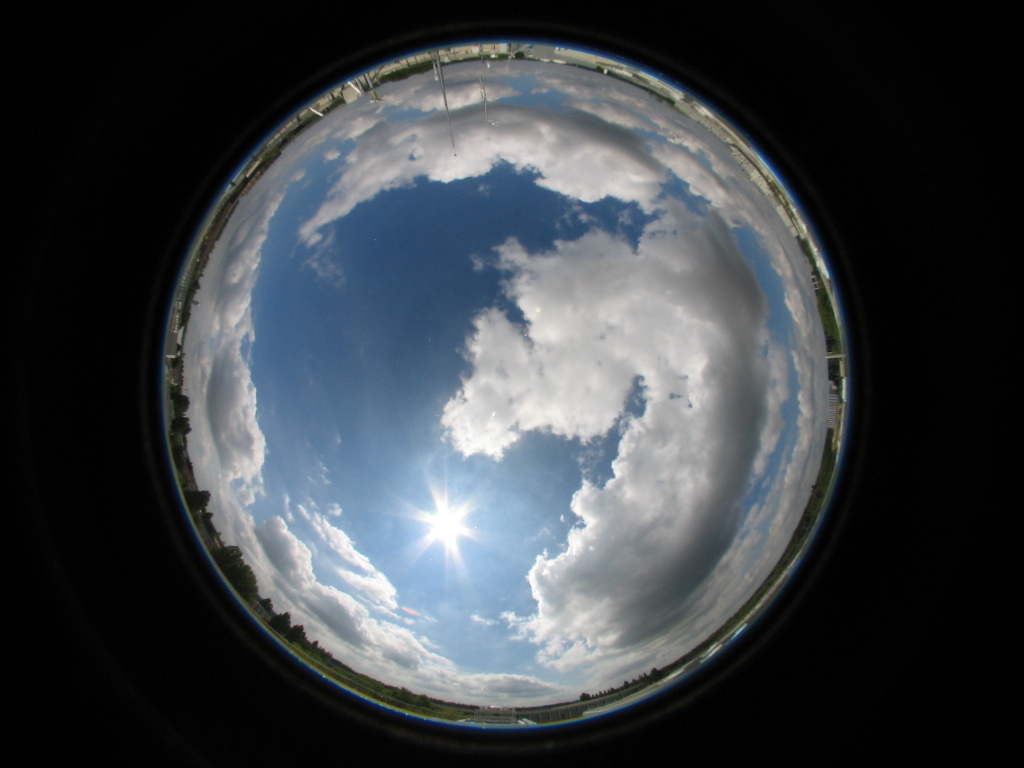
#> input picture 20220826110000_01.jpg, 1024 x 768 px
$ jupyter execute --allow-errors PyCUDA.ipynb   (shell and % lines are left out)
#> lines starting #> are read from the running program, lines starting #| are printed output that depends on the picture; after the words box and inside, x2 and y2 are one past the last pixel; in counts of white or black regions, pixels touching at a corner belong together
<a href="https://colab.research.google.com/github/maxaragon/UBS/blob/main/PyCUDA.ipynb" target="_parent"></a>

[cell 1]
import os
import cv2
import time
import numpy as np
import matplotlib.pyplot as plt

# Introduction

Here I compare the performance of generating a cloud mask for all sky images using a Python-OpenCV CPU implementation vs a Python-OpenCV-PyCuda GPU approach.

[cell 2]
cd drive/MyDrive/SIRTA

## CPU implementation

[cell 3]
def circular_mask(img):
  if len(img.shape) == 3:
    height, width, depth = img.shape
  else:
    height, width = img.shape
  circle_img = np.zeros((height, width), np.uint8)
  mask = cv2.circle(circle_img, (int(width / 2), int(height / 2)), int(width / 2), 1, thickness=-1)
  circular_masked = cv2.bitwise_and(img, img, mask=circle_img)
  return circular_masked

def rgb2gray(rgb):
  (R, G, B) = cv2.split(rgb)
  gray = 0.298*R + 0.587*G + 0.114*B
  gray8 = gray.astype(np.uint8)
  return gray8

def sun_mask(rgb, gray):
  th, W1 = cv2.threshold(gray, 250, 255, cv2.THRESH_BINARY);
  W1 = cv2.erode(W1, None, iterations=6)
  W1 = cv2.dilate(W1, None, iterations=10)
  contours_1, hierarchy = cv2.findContours(W1, mode=cv2.RETR_TREE, method=cv2.CHAIN_APPROX_NONE)
  contours_1 = max(contours_1, key = cv2.contourArea)
  image_copy_1 = np.zeros(W1.shape)
  W1 = cv2.drawContours(image=image_copy_1, contours=contours_1, contourIdx=-1, color=(255, 255, 255), thickness=20, lineType=cv2.LINE_AA)
  (x, y), radius = cv2.minEnclosingCircle(contours_1)
  center = (int(x), int(y))
  radius = int(radius)
  sun_masked = cv2.circle(rgb, center, int(radius*3), (0, 0, 0), -1)
  return sun_masked

# [6 lines left out: function rgb2rbr, not called in this run]

def cloud_mask(rbr_img):
  retval, T1 = cv2.threshold(rbr_img, 0.87, 256, cv2.THRESH_BINARY)
  return T1

def fusion(high,low):
  img_fn = [high, low]
  img_list = [cv2.imread(fn) for fn in img_fn]
  img_list = [i[60:710, 180:830] for i in img_list]
  img_list = [circular_mask(i) for i in img_list]
  img_rgb = [cv2.cvtColor(i, cv2.COLOR_RGB2BGR) for i in img_list]
  merge_mertens = cv2.createMergeMertens()
  res_mertens = merge_mertens.process(img_list)
  res_mertens_8bit = np.clip(res_mertens*255, 0, 255).astype('uint8');
  fusion = cv2.cvtColor(res_mertens_8bit, cv2.COLOR_RGB2BGR)
  return fusion

def cloudfind_cpu(img1,img2):
  rgb = fusion(img1,img2)
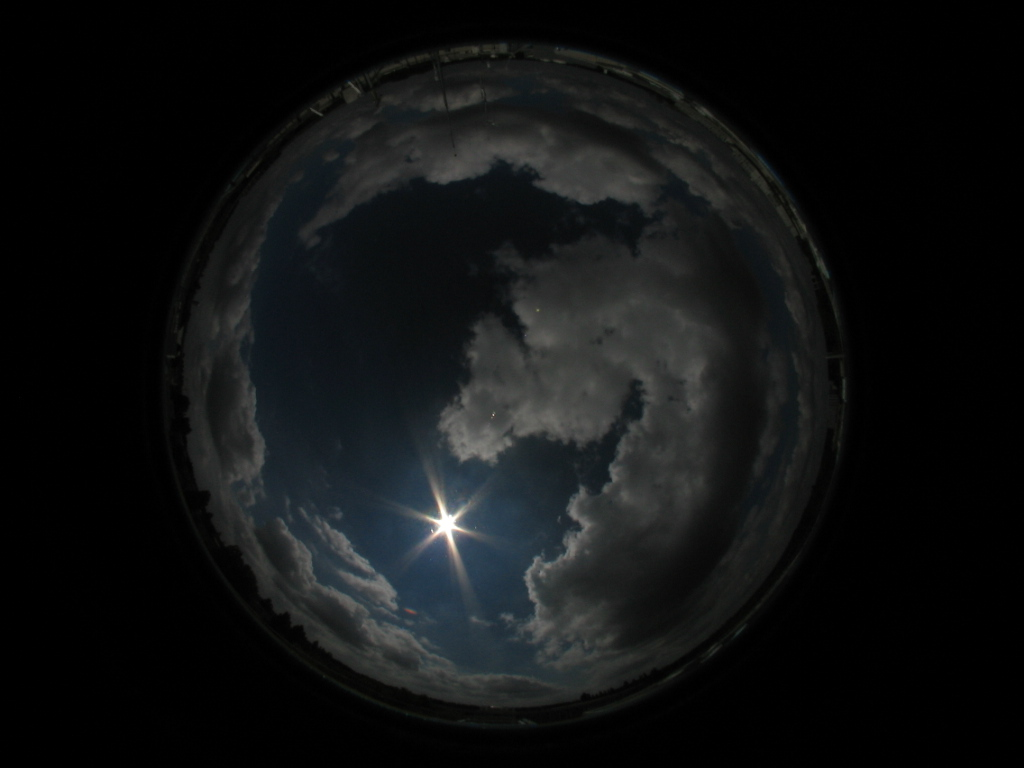
#> input picture 20220826110000_03.jpg, 1024 x 768 px
#> in fusion, `img_list = [cv2.imread(fn) for fn in img_fn]`: img_list = 2 items
#> in circular_mask, `mask = cv2.circle(circle_img, (int(width / 2), int(height / 2)), int(w..`:
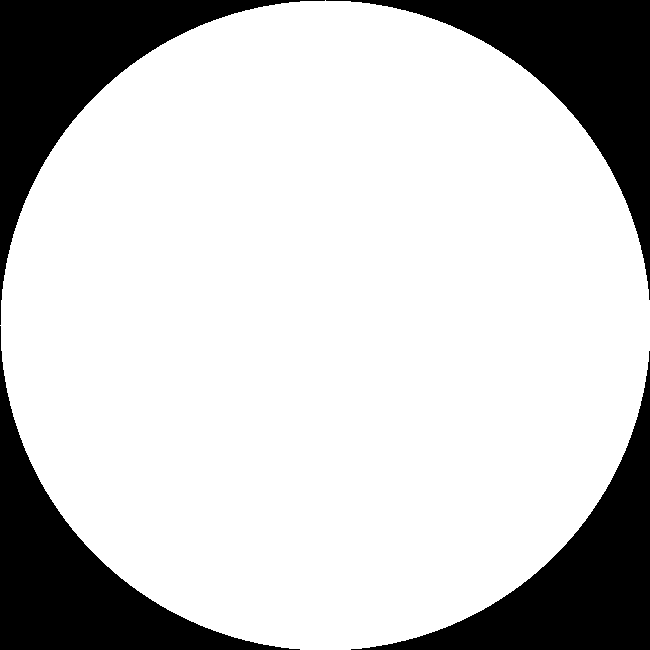
#> circle_img: shape (650, 650); values 0 (black) and 1 (white), 78.5% white; 4 black regions, box (x1, y1, x2, y2) and area: (0, 0, 325, 325) 23000, (326, 0, 650, 300) 22675, (0, 326, 300, 650) 22675, (351, 351, 650, 650) 22351
#> in circular_mask, `circular_masked = cv2.bitwise_and(img, img, mask=circle_img)`:
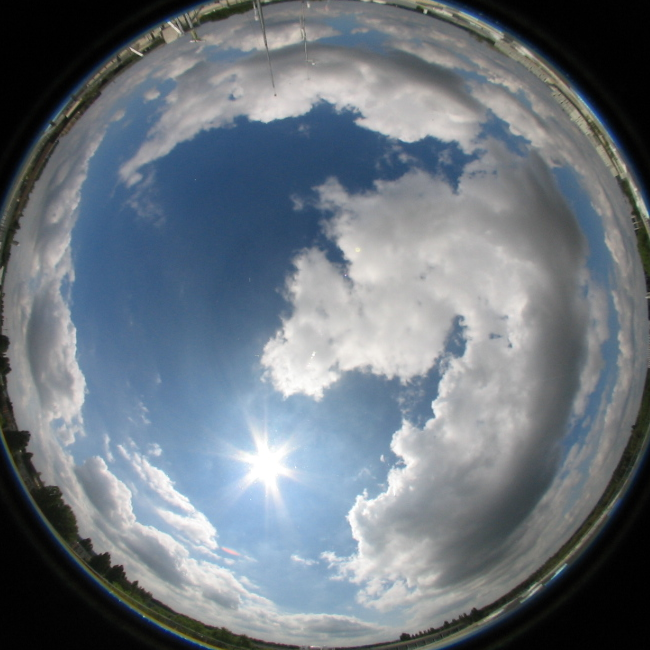
#> img: shape (650, 650, 3); mean of channels 0, 1, 2 126.6, 117.5, 108.1; drawn as B, G, R
#> in circular_mask (call 2), `circular_masked = cv2.bitwise_and(img, img, mask=circle_img)`:
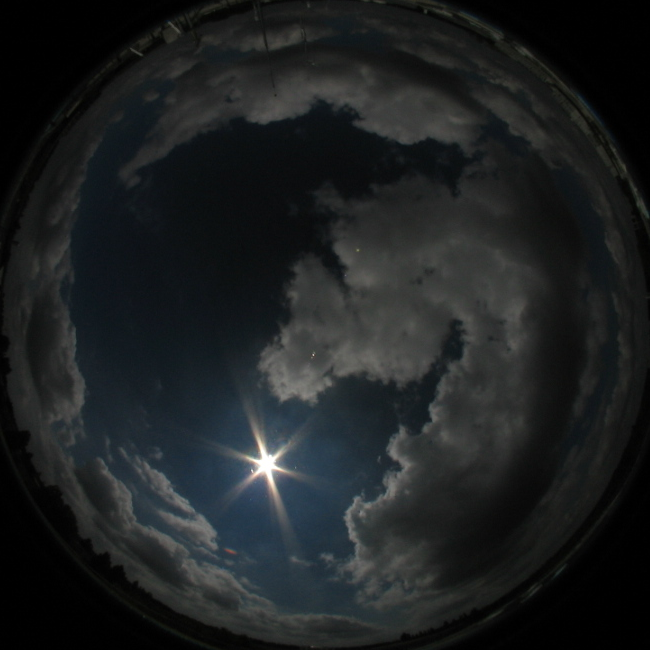
#> img: shape (650, 650, 3); mean of channels 0, 1, 2 33.4, 32.4, 29.3; drawn as B, G, R
#> in fusion, `res_mertens = merge_mertens.process(img_list)`:
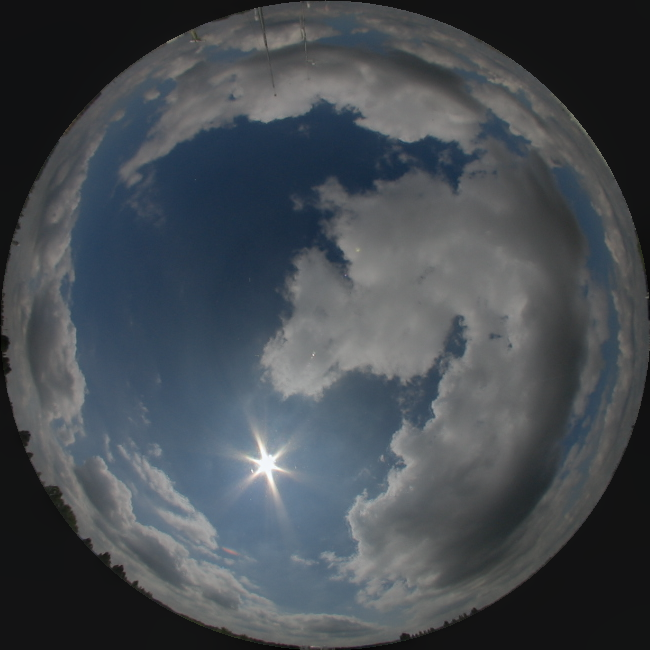
#> res_mertens: shape (650, 650, 3) float32; mean of channels 0, 1, 2 0.373, 0.343, 0.312; drawn with min black and max white
#> in fusion, `res_mertens_8bit = np.clip(res_mertens*255, 0, 255).astype('uint8');`:
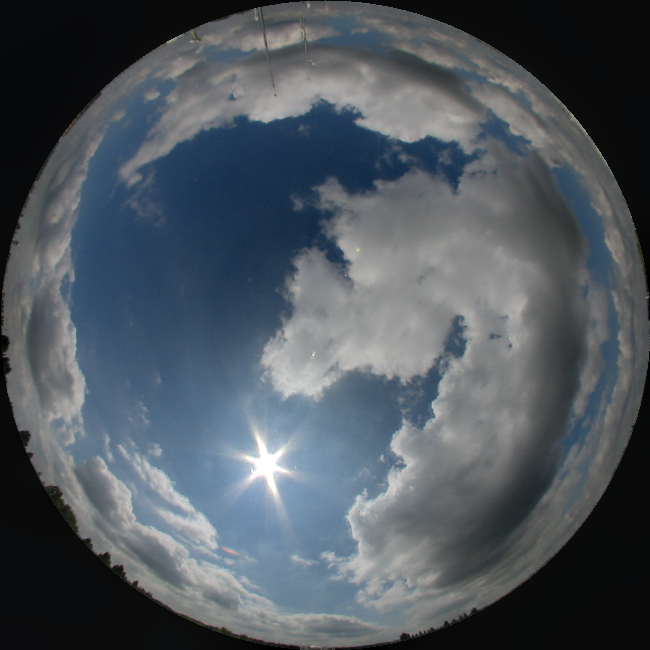
#> res_mertens_8bit: shape (650, 650, 3); mean of channels 0, 1, 2 94.7, 86.9, 79; drawn as B, G, R
  gray = rgb2gray(rgb)
#> in rgb2gray, `(R, G, B) = cv2.split(rgb)`:
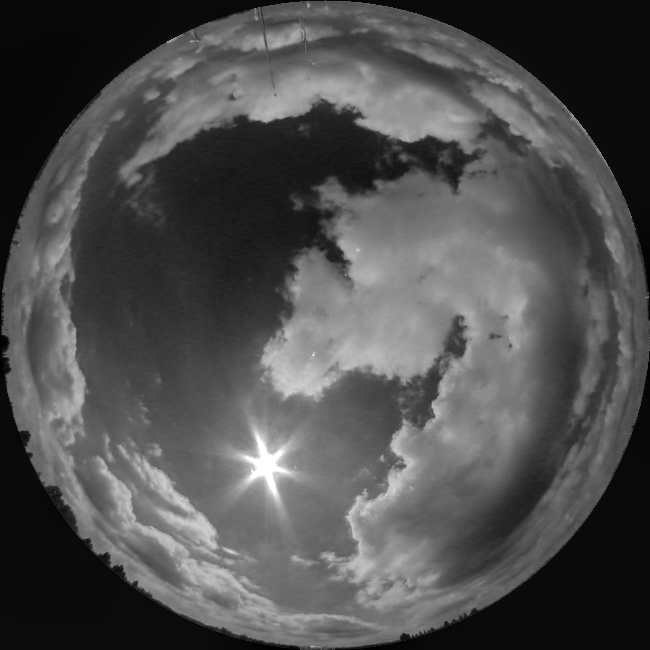
#> R: shape (650, 650); min 0, max 255, mean 79
#> in rgb2gray, `(R, G, B) = cv2.split(rgb)`:
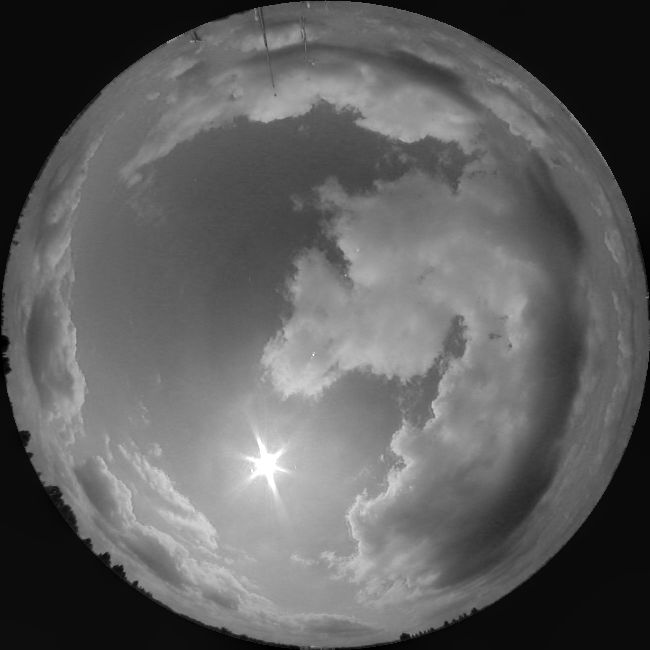
#> B: shape (650, 650); min 0, max 255, mean 94.7
  sun = sun_mask(rgb, gray)
#> in sun_mask, `th, W1 = cv2.threshold(gray, 250, 255, cv2.THRESH_BINARY);`: W1: shape (650, 650); 0.15% white; 2 white regions (1 under 20 px), largest, box (x1, y1, x2, y2) and area: (246, 438, 285, 492) 617
#> in sun_mask, `W1 = cv2.erode(W1, None, iterations=6)`:
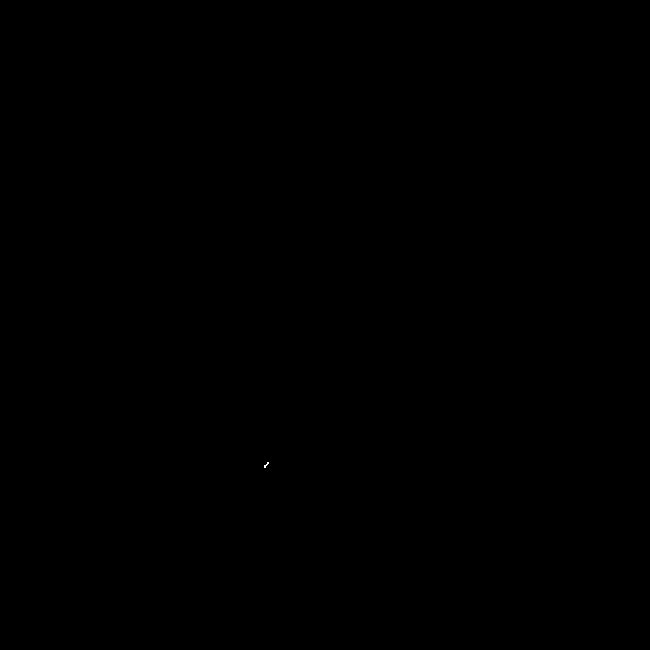
#> W1: shape (650, 650); 0% white in thin lines or dots, all inside (x1, y1, x2, y2) = (264, 462, 269, 468)
#> in sun_mask, `W1 = cv2.dilate(W1, None, iterations=10)`: W1: shape (650, 650); 0.15% white; 1 white region
#> in sun_mask, `contours_1, hierarchy = cv2.findContours(W1, mode=cv2.RETR_TREE, metho..`: contours_1 = 1 contour; box (x1, y1, x2, y2) and area: (254, 452, 279, 478) 586
#> in sun_mask, `contours_1 = max(contours_1, key = cv2.contourArea)`: contours_1 = contour of 93 points, box (x1, y1, x2, y2) (254, 452, 279, 478), area 586
  rbr = rgb2rbr(sun)
  clouds = cloud_mask(rbr)
  clouds_m = circular_mask(clouds)
  return rgb, clouds_m


# [9 lines left out: function plot_cpu, not called in this run]

[cell 4]
start = time.time()
#> (the rest of this cell did not finish here and is left out)

## GPU implementation

[cell 5]
import os
import cv2
import time
import numpy as np
import matplotlib.pyplot as plt
import pycuda.driver as cuda
import pycuda.autoinit
from pycuda.compiler import SourceModule

[cell 6]
cd drive/MyDrive/SIRTA

[cell 7]
def circular_mask(img):
  if len(img.shape) == 3:
    height, width, depth = img.shape
  else:
    height, width = img.shape
  circle_img = np.zeros((height, width), np.uint8)
  mask = cv2.circle(circle_img, (int(width / 2), int(height / 2)), int(width / 2), 1, thickness=-1)
  circular_masked = cv2.bitwise_and(img, img, mask=circle_img)
  return circular_masked

# [26 lines left out: functions rgb2gray, sun_mask, rgb2rbr, not called in this run]

def cloud_mask(rbr_img):
  retval, T1 = cv2.threshold(rbr_img, 0.87, 256, cv2.THRESH_BINARY)
  return T1

def fusion(high,low):
  img_fn = [high, low]
  img_list = [cv2.imread(fn) for fn in img_fn]
  img_list = [i[60:710, 180:830] for i in img_list]
  img_list = [circular_mask(i) for i in img_list]
  img_rgb = [cv2.cvtColor(i, cv2.COLOR_RGB2BGR) for i in img_list]
  merge_mertens = cv2.createMergeMertens()
  res_mertens = merge_mertens.process(img_list)
  res_mertens_8bit = np.clip(res_mertens*255, 0, 255).astype('uint8');
  fusion = cv2.cvtColor(res_mertens_8bit, cv2.COLOR_RGB2BGR)
  return fusion

def rgb2gray_gpu(rgb):

  (R, G, B) = cv2.split(rgb)

  red = R.reshape(422500).astype(np.float32, order='F')
  blue = B.reshape(422500).astype(np.float32, order='F')
  green = G.reshape(422500).astype(np.float32, order='F')

  mod = SourceModule("""
  __global__ void rbd(float *d_result, float *red, float *green, float *blue, int N)
  {
    int i = threadIdx.x + blockIdx.x * blockDim.x;
      while (i < N)
      {
    d_result[i] = red[i]*0.298 + green[i]*0.587 + blue[i]*0.114;
    if(d_result[i]>256)
    {
    d_result[i]=255;
    }
    i = i + blockDim.x * gridDim.x;
      }
  }
  """)

  N = red.size
  result = np.empty_like(red)

  rbd = mod.get_function('rbd')
  rbd(cuda.Out(result), cuda.In(red), cuda.In(green), cuda.In(blue), np.uint32(N), block=(1024,1,1), grid=(64,1,1))

  grey = np.reshape(result,(650,650)).astype(np.uint8)
  return grey

# [36 lines left out: functions rgb2rbr_gpu, plot_gpu, not called in this run]

def cloudfind_gpu(img1,img2):
  rgb = fusion(img1,img2)
#> in fusion, `img_list = [cv2.imread(fn) for fn in img_fn]`: img_list = 2 items
  gray = rgb2gray_gpu(rgb)
  sun = sun_mask(rgb, gray)
  rbr = rgb2rbr_gpu(sun)
  clouds = cloud_mask(rbr)
  clouds_m = circular_mask(clouds)
  return rgb, clouds_m
